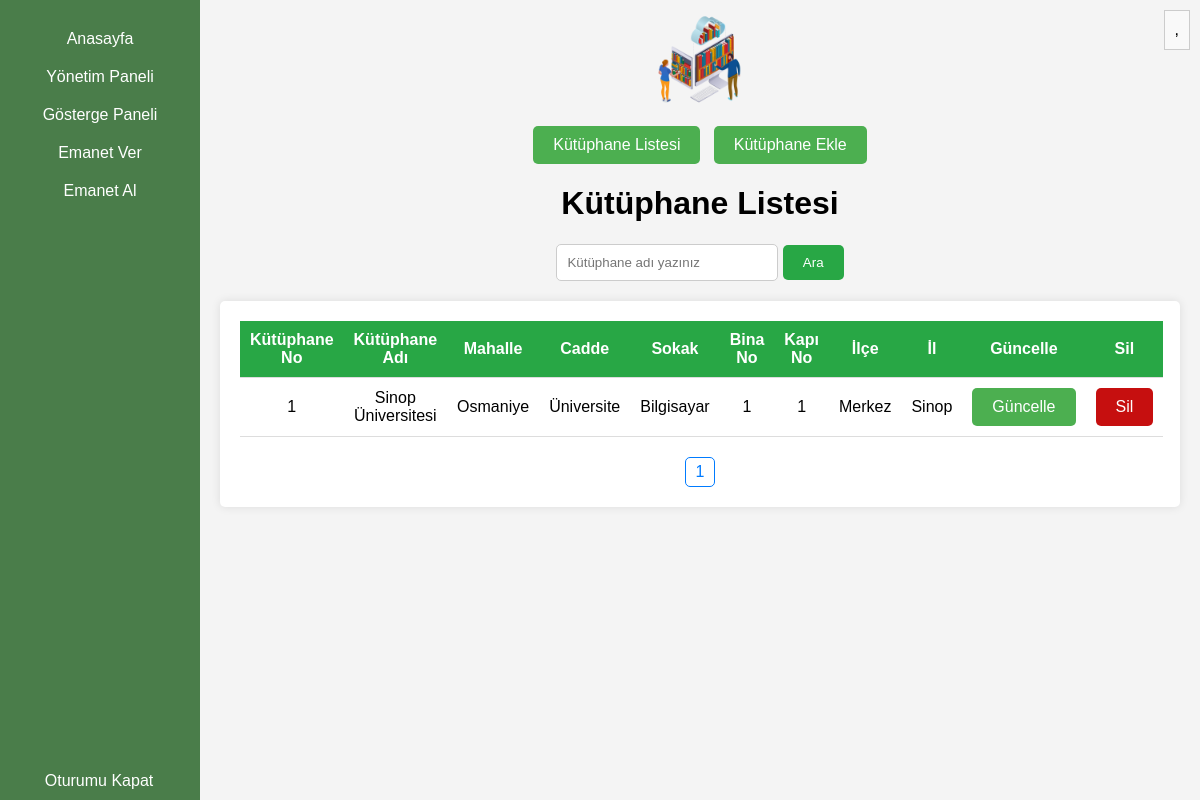
Page /admin/yonetim/kutuphaneislem.php on the committed database.
### tables this page shows
CREATE TABLE IF NOT EXISTS `tbl_kutuphane` (
  `kutuphane_id` int NOT NULL AUTO_INCREMENT,
  `kutuphaneAd` varchar(50) NOT NULL,
  `adres_id` int NOT NULL,
  PRIMARY KEY (`kutuphane_id`)
);

CREATE TABLE IF NOT EXISTS `adresler` (
  `adres_id` int NOT NULL AUTO_INCREMENT,
  `mahalle` varchar(50) NOT NULL,
  `cadde` varchar(50) NOT NULL,
  `sokak` varchar(50) NOT NULL,
  `binaNo` double NOT NULL,
  `kapiNo` double NOT NULL,
  `ilce` varchar(50) NOT NULL,
  `il` varchar(50) NOT NULL,
  PRIMARY KEY (`adres_id`)
);

### admin/yonetim/kutuphaneislem.php (the view, shortened to what this page needs)
<!DOCTYPE html>
<html lang="tr">
<head>
    <link rel="stylesheet" type="text/css" href="style.css">
    <link rel="stylesheet" type="text/css" href="../1.css">
</head>
<body>
    <div class="content" style="text-align: center; height: 50px; padding: 10px;">
        <img src="../../logo.png" style="height: 100px;">
        <div class="menu" onclick="toggleMenu()">
            <?php
            echo $_SESSION['kullanici'] . ", ";
            ?>
        </div>
    </div>
    <div class="sidebar">
        <a href="../admin.php">Anasayfa</a>
        <div class="dropdown" onclick="toggleDropdown()">
            <a href="#">Yönetim Paneli</a>
        </div>
        <a href="../gostergepaneli.php">Gösterge Paneli</a>
        <a href="../emanetver.php">Emanet Ver</a>
        <a href="../emanetal.php">Emanet Al</a>
        <a href="../oturumukapat.php" style="bottom: 0; position: fixed; width:168px;">Oturumu Kapat</a>
    </div>
    <div class="content" style="text-align: center; vertical-align: middle; max-width:100%; max-height:100%;">
        <br><br>
        <a href="kutuphanelistesi.php" class="custom-button">Kütüphane Listesi</a>&nbsp;&nbsp;
        <a href="kutuphane.php" class="custom-button">Kütüphane Ekle</a>
        <h1>Kütüphane Listesi</h1>
        <form action="kutuphaneislem.php" method="post">
            <input type="text" id="user-name" name="kutuphane_arama" placeholder="Kütüphane adı yazınız">
            <button id="search-button">Ara</button>
        </form>
        <div class="container">
            <?php
            $servername = "localhost";
            $username = "root";
            $password = "";
            $dbname = "kutuphane";
            $conn = new mysqli($servername, $username, $password, $dbname);
            $page = isset($_GET['page']) ? $_GET['page'] : 1;
            $per_page = 25;
            $start_from = ($page - 1) * $per_page;
            if (isset($_POST['kutuphane_arama'])) {
                $arama_kutuphaneAdi = trim($_POST['kutuphane_arama']);
                $sql = "SELECT tbl_kutuphane.kutuphane_id, tbl_kutuphane.kutuphaneAd, tbl_kutuphane.adres_id, adresler.mahalle, adresler.cadde,
                adresler.sokak, adresler.binaNo, adresler.kapiNo, adresler.ilce, adresler.il
                FROM tbl_kutuphane, adresler
                WHERE adresler.adres_id = tbl_kutuphane.adres_id AND tbl_kutuphane.kutuphaneAd LIKE '%" . $arama_kutuphaneAdi . "%'
                LIMIT $start_from, $per_page";
                $result = $conn->query($sql);
                echo "<table>";
                echo "<thead>";
                echo "<tr>";
                echo "<th>Kütüphane No</th>";
                echo "<th>Kütüphane Adı</th>";
                echo "<th>Mahalle</th>";
                echo "<th>Cadde</th>";
                echo "<th>Sokak</th>";
                echo "<th>Bina No</th>";
                echo "<th>Kapı No</th>";
                echo "<th>İlçe</th>";
                echo "<th>İl</th>";
                echo "<th>Güncelle</th>";
                echo "<th>Sil</th>";
                echo "</tr>";
                echo "</thead>";
                echo "<tbody>";
                if ($result->num_rows > 0) {
                    while ($row = $result->fetch_assoc()) {
                        echo "<tr>";
                        echo "<td>" . $row["kutuphane_id"] . "</td>";
                        echo "<td>" . $row["kutuphaneAd"] . "</td>";
                        echo "<td>" . $row["mahalle"] . "</td>";
                        echo "<td>" . $row["cadde"] . "</td>";
                        echo "<td>" . $row["sokak"] . "</td>";
                        echo "<td>" . $row["binaNo"] . "</td>";
                        echo "<td>" . $row["kapiNo"] . "</td>";
                        echo "<td>" . $row["ilce"] . "</td>";
                        echo "<td>" . $row["il"] . "</td>";
                        echo "<td><a href='kutuphaneguncelle.php?kutuphane_id=" . $row["kutuphane_id"] . "&kutuphaneAd=" . $row["kutuphaneAd"] . "&
                        adres_id=" . $row["adres_id"] . "&mahalle=" . $row["mahalle"] . "&cadde=" . $row["cadde"] . "&sokak=" . $row["sokak"] . "&
                        binaNo=" . $row["binaNo"] . "&kapiNo=" . $row["kapiNo"] . "&ilce=" . $row["ilce"] . "&il=" . $row["il"] . "' class='custom-button'>Güncelle</a></td>";
                        echo "<td><a href='kutuphanesil.php?kutuphane_id=" . $row["kutuphane_id"] . "&adres_id=" . $row["adres_id"] . "' class='custom-button1'>Sil</a></td>";
                        echo "</tr>";
                    }
                } else {
                    echo "<tr><td colspan='9'>Veri bulunamadı.</td></tr>";
                }
                echo "</tbody>";
                echo "</table>";
                $sql = "SELECT COUNT(*) AS total FROM tbl_kutuphane, adresler WHERE adresler.adres_id = tbl_kutuphane.adres_id AND
                tbl_kutuphane.kutuphaneAd LIKE '%" . $arama_kutuphaneAdi . "%'";
                $result = $conn->query($sql);
                $row = $result->fetch_assoc();
                $total_pages = ceil($row["total"] / $per_page);
                echo "<div class='pagination'>";
                for ($i = 1; $i <= $total_pages; $i++) {
                    echo "<a href='?page=$i'>$i</a>";
                }
                echo "</div>";
                $conn->close();
            } else {
                $sql = "SELECT tbl_kutuphane.kutuphane_id, tbl_kutuphane.kutuphaneAd, tbl_kutuphane.adres_id, adresler.mahalle, adresler.cadde,
                adresler.sokak, adresler.binaNo, adresler.kapiNo, adresler.ilce, adresler.il
                FROM tbl_kutuphane, adresler
                WHERE adresler.adres_id = tbl_kutuphane.adres_id
                LIMIT $start_from, $per_page";
                $result = $conn->query($sql);
                echo "<table>";
                echo "<thead>";
                echo "<tr>";
                echo "<th>Kütüphane No</th>";
                echo "<th>Kütüphane Adı</th>";
                echo "<th>Mahalle</th>";
                echo "<th>Cadde</th>";
                echo "<th>Sokak</th>";
                echo "<th>Bina No</th>";
                echo "<th>Kapı No</th>";
                echo "<th>İlçe</th>";
                echo "<th>İl</th>";
                echo "<th>Güncelle</th>";
                echo "<th>Sil</th>";
                echo "</tr>";
                echo "</thead>";
                echo "<tbody>";
                if ($result->num_rows > 0) {
                    while ($row = $result->fetch_assoc()) {
                        echo "<tr>";
                        echo "<td>" . $row["kutuphane_id"] . "</td>";
                        echo "<td>" . $row["kutuphaneAd"] . "</td>";
                        echo "<td>" . $row["mahalle"] . "</td>";
                        echo "<td>" . $row["cadde"] . "</td>";
                        echo "<td>" . $row["sokak"] . "</td>";
                        echo "<td>" . $row["binaNo"] . "</td>";
                        echo "<td>" . $row["kapiNo"] . "</td>";
                        echo "<td>" . $row["ilce"] . "</td>";
                        echo "<td>" . $row["il"] . "</td>";
                        echo "<td><a href='kutuphaneguncelle.php?kutuphane_id=" . $row["kutuphane_id"] . "&kutuphaneAd=" . $row["kutuphaneAd"] . "&
                        adres_id=" . $row["adres_id"] . "&mahalle=" . $row["mahalle"] . "&cadde=" . $row["cadde"] . "&sokak=" . $row["sokak"] . "&
                        binaNo=" . $row["binaNo"] . "&kapiNo=" . $row["kapiNo"] . "&ilce=" . $row["ilce"] . "&il=" . $row["il"] . "' class='custom-button'>Güncelle</a></td>";
                        echo "<td><a href='kutuphanesil.php?kutuphane_id=" . $row["kutuphane_id"] . "&adres_id=" . $row["adres_id"] . "' class='custom-button1'>Sil</a></td>";
                        echo "</tr>";
                    }
                } else {
                    echo "<tr><td colspan='9'>Veri bulunamadı.</td></tr>";
                }
                echo "</tbody>";
                echo "</table>";
                $sql = "SELECT COUNT(*) AS total FROM tbl_kutuphane, adresler WHERE adresler.adres_id = tbl_kutuphane.adres_id";
                $result = $conn->query($sql);
                $row = $result->fetch_assoc();
                $total_pages = ceil($row["total"] / $per_page);
                echo "<div class='pagination'>";
                for ($i = 1; $i <= $total_pages; $i++) {
                    echo "<a href='?page=$i'>$i</a>";
                }
                echo "</div>";
            }
            ?>
        </div>
    </div>
</body>
</html>

### admin/yonetim/style.css (style rules this page uses)
body { font-family: Arial, sans-serif; background-color: #f2f7f1; margin: 0; padding: 0; overflow-x: hidden; }
.sidebar { background-color: #4a7d4a; position: fixed; top: 0; left: 0; height: 100%; width: 200px; padding-top: 20px; text-align: center; }
.sidebar a { color: white; text-decoration: none; padding: 10px 15px; display: block; font-size: 16px; }
.dropdown { position: relative; width: 100%; cursor: pointer; }
.content { margin-left: 200px; padding: 20px; }

### admin/1.css (style rules this page uses)
body { font-family: Arial, sans-serif; margin: 0; padding: 0; background-color: #f4f4f4; }
input { padding: 10px; width: 200px; border: 1px solid #ccc; border-radius: 5px; }
button { padding: 10px 20px; background-color: #28a745; color: white; border: none; border-radius: 5px; cursor: pointer; transition: background-color 0.3s; }

### admin/yonetim/kutuphaneislem.php (style rules this page uses)
.menu { position: absolute; top: 10px; right: 10px; cursor: pointer; padding: 10px; border: 1px solid #ccc; background-color: #f9f9f9; transition: background-color 0.3s; }
.container { max-width: 1300px; margin: 20px auto; padding: 20px; background-color: #fff; border-radius: 5px; box-shadow: 0 0 10px rgba(0, 0, 0, 0.1); }
table { width: 100%; border-collapse: collapse; margin-bottom: 20px; }
table th, table td { padding: 10px; border-bottom: 1px solid #ddd; }
table th { background-color: #28a745; color: #fff; }
.pagination { text-align: center; }
.pagination a { display: inline-block; padding: 5px 10px; margin: 0 5px; color: #007bff; border: 1px solid #007bff; border-radius: 5px; text-decoration: none; }
.custom-button { display: inline-block; padding: 10px 20px; background-color: #4CAF50; color: white; text-align: center; text-decoration: none; font-size: 16px; border-radius: 5px; border: none; cursor: pointer; transition: background-color 0.3s ease; }
.custom-button1 { display: inline-block; padding: 10px 20px; background-color: rgb(198, 15, 15); color: white; text-align: center; text-decoration: none; font-size: 16px; border-radius: 5px; border: none; cursor: pointer; transition: background-color 0.3s ease; }

### rows in the picture
tbl_kutuphane: kutuphane_id "1", kutuphaneAd "Sinop Üniversitesi", adres.mahalle "Osmaniye", adres.cadde "Üniversite", adres.sokak "Bilgisayar", adres.binaNo "1", adres.kapiNo "1", adres.ilce "Merkez", adres.il "Sinop"
